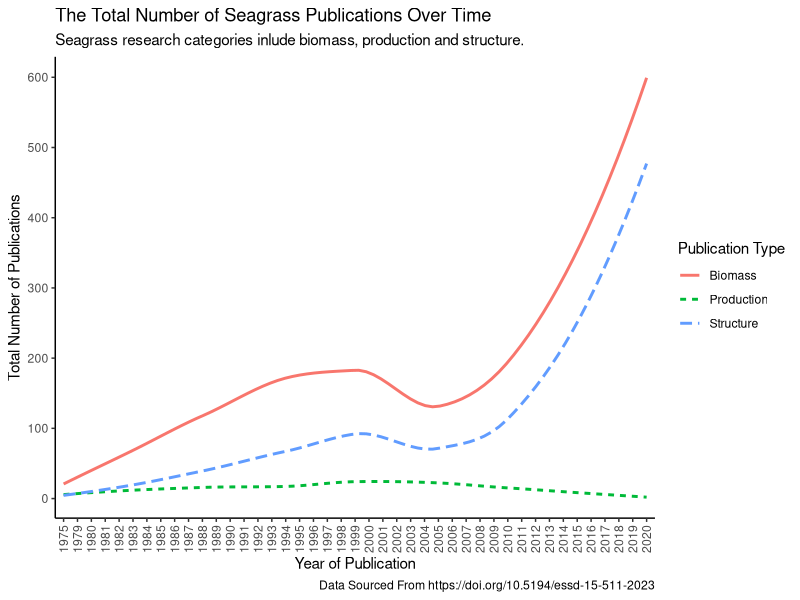
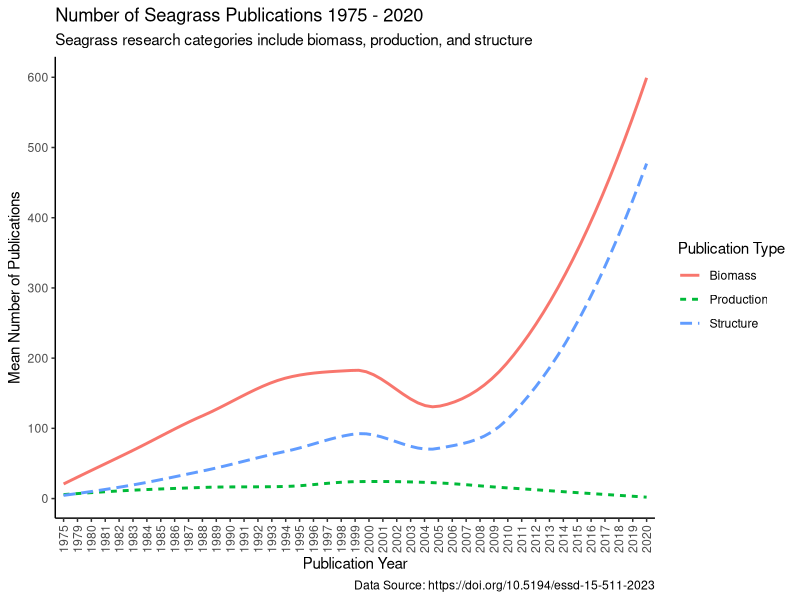
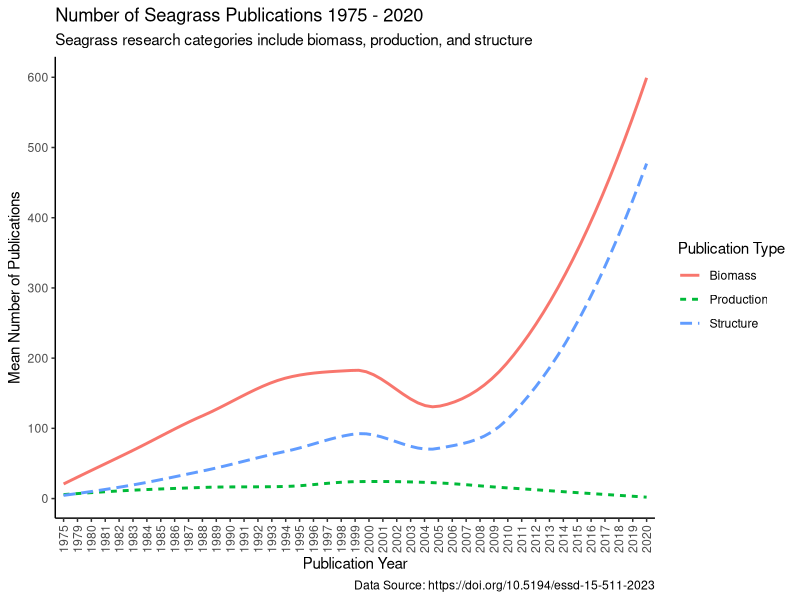

These charts were generated, in order, by the following R code:
## ---- chunk 1
knitr::opts_chunk$set(echo = TRUE)
## ---- chunk 2
library(tidyverse)
## ---- chunk 3
seagrass<-read.csv("../data/SeagrassPubs.csv") # Read in data.
## ---- chunk 4
head(seagrass) # Look at data.
summary(seagrass) # Get summary of data.
glimpse(seagrass) # Look at data
## ---- chunk 5
# Extract author and year from reference column and create new data frame with these two variables separated.
seagrass1 <- seagrass %>% 
  mutate(Author = str_extract(string = Reference, pattern = "(?<=,\\s).+"),
         PubYear = str_extract(string = Reference, pattern = "[0-9]+")) %>% 
  select(Author:PubYear)
# Combine the Column for publication year to the original data frame using cbind function.
Pubyear = seagrass1$PubYear
seagrass2 <- cbind(seagrass, Pubyear) 
## ---- chunk 6
biomass<-seagrass2 %>% # Create new data frame and select which data frame to pull data from.
  group_by(Pubyear) %>% # Group publications by year.
  select(Pubyear, Seagr.biom.above.dm..g.m..2.) %>% # Select which 2 variables we are interested in using to tally.
   drop_na(Seagr.biom.above.dm..g.m..2.) %>% # Remove na values to only count the years with publications.
    tally() # Use tally function to get information on number of publications.
colnames(biomass) <- c("Pubyear", "tally1") # Create new column names.

biomass1<-seagrass2 %>% # Create new data frame and select which data frame to pull data from.
  group_by(Pubyear) %>%  # Group publications by year.
  select(Pubyear, Seagr.biom.below.dm..g.m..2.) %>% # Select which 2 variables we are interested in using to tally.
  drop_na(Seagr.biom.below.dm..g.m..2.) %>% # Remove na values to only count the years with publications.
    tally() # Use tally function to get information on number of publications.
colnames(biomass1) <- c("Pubyear", "tally2") # Create new column names.

biomass2<-seagrass2 %>% # Create new data frame and select which data frame to pull data from.
  group_by(Pubyear) %>%  # Group publications by year.
  select(Pubyear, Seagr.biom.tot.dm..g.m..2.) %>% # Select which 2 variables we are interested in using to tally.
  drop_na(Seagr.biom.tot.dm..g.m..2.) %>% # Remove na values to only count the years with publications.
    tally() # Use tally function to get information on number of publications.
colnames(biomass2) <- c("Pubyear", "tally3") # Create new column names.


# Organise data into one dataframe.

TBmass1 <- biomass %>%
  full_join(biomass1) # Combine tally columns for biomass and biomass1 into one dataframe.


TBmass2 <- TBmass1 %>%
  full_join(biomass2)  # Combine tally columns for TBmass1 and biomass2 into one dataframe. That puts all three tally columns into one dataframe.



TBmass2$tally1<-as.numeric(TBmass2$tally1) # Make tally1 numeric.
TBmass2$tally2<-as.numeric(TBmass2$tally2) # Make tally2 numeric.
TBmass2$tally3<-as.numeric(TBmass2$tally3) # Make tally3 numeric.

TBmass2[is.na(TBmass2)] <- 0 # Make all NA values equal 0

TBmass2$TotalBiomass<-rowSums(TBmass2[ , c("tally1", "tally2", "tally3")]) # Create new variable TotalBiomass that calculates the sum for each row for each publication year.

## ---- chunk 7
Structure1<-seagrass2 %>% # Create new data frame and select which data frame to pull data from.
  group_by(Pubyear) %>% # Group publications by year.
  select(Pubyear, Seagr.cov....) %>% # Select which 2 variables we are interested in using to tally.
   drop_na(Seagr.cov....) %>% # Remove na values to only count the years with publications.
    tally() # Use tally function to get information on number of publications.
colnames(Structure1) <- c("Pubyear", "tally1") # Create new column names.

Structure2<-seagrass2 %>% # Create new data frame and select which data frame to pull data from.
  group_by(Pubyear) %>%  # Group publications by year.
  select(Pubyear, Seagr.shoot.dens....m..2.) %>% # Select which 2 variables we are interested in using to tally.
  drop_na(Seagr.shoot.dens....m..2.) %>% # Remove na values to only count the years with publications.
    tally() # Use tally function to get information on number of publications.
colnames(Structure2) <- c("Pubyear", "tally2") # Create new column names.

Structure3<-seagrass2 %>% # Create new data frame and select which data frame to pull data from.
  group_by(Pubyear) %>%  # Group publications by year.
  select(Pubyear, Seagr.leaf.dens....m..2.) %>% # Select which 2 variables we are interested in using to tally.
  drop_na(Seagr.leaf.dens....m..2.) %>% # Remove na values to only count the years with publications.
    tally() # Use tally function to get information on number of publications.
colnames(Structure3) <- c("Pubyear", "tally3") # Create new column names.



# Organise data into one dataframe.

TStructure1 <- Structure1 %>%
  full_join(Structure2) # Combine tally columns for Structure1 and Structure2 into one dataframe.


TStructure2 <- TStructure1 %>%
  full_join(Structure3)  # Combine tally columns for TStructure1 and Structure3 into one dataframe. That puts all three tally columns into one dataframe.



TStructure2$tally1<-as.numeric(TStructure2$tally1) # Make tally1 numeric.
TStructure2$tally2<-as.numeric(TStructure2$tally2) # Make tally2 numeric.
TStructure2$tally3<-as.numeric(TStructure2$tally3) # Make tally3 numeric.

TStructure2[is.na(TStructure2)] <- 0 # Make all NA values equal 0

TStructure2$TotalStructure<-rowSums(TStructure2[ , c("tally1", "tally2", "tally3")]) # Create new variable TotalBiomass that calculates the sum for each row for each publication year.

## ---- chunk 8
Production1<-seagrass2 %>% #Create new data frame and select which data frame to pull data from.
  group_by(Pubyear) %>% # Group publications by year.
  select(Pubyear, Seagr.prod.above.dm..g.m..2.day.) %>% # Select which 2 variables we are interested in using to tally.
   drop_na(Seagr.prod.above.dm..g.m..2.day.) %>% # Remove na values to only count the years with publications.
    tally() # Use tally function to get information on number of publications.
colnames(Production1) <- c("Pubyear", "tally1") # Create new column names.

Production2<-seagrass2 %>% #Create new data frame and select which data frame to pull data from.
  group_by(Pubyear) %>%  # Group publications by year.
  select(Pubyear, Seagr.prod.below.dm..g.m..2.day.) %>% # Select which 2 variables we are interested in using to tally.
  drop_na(Seagr.prod.below.dm..g.m..2.day.) %>% # Remove na values to only count the years with publications.
    tally() # Use tally function to get information on number of publications.
colnames(Production2) <- c("Pubyear", "tally2") # Create new column names.

Production3<-seagrass2 %>% #Create new data frame and select which data frame to pull data from.
  group_by(Pubyear) %>%  # Group publications by year.
  select(Pubyear, Seagr.prod.total.dm..g.m..2.day.) %>% # Select which 2 variables we are interested in using to tally.
  drop_na(Seagr.prod.total.dm..g.m..2.day.) %>% # Remove na values to only count the years with publications.
    tally() # Use tally function to get information on number of publications.
colnames(Production3) <- c("Pubyear", "tally3") # Create new column names.




# Organise data into one dataframe.

TProduction1 <- Production1 %>%
  full_join(Production2) # Combine tally columns for Structure1 and Structure2 into one dataframe.


TProduction2 <- TProduction1 %>%
  full_join(Production3)  # Combine tally columns for TStructure1 and Structure3 into one dataframe. That puts all three tally columns into one dataframe.



TProduction2$tally1<-as.numeric(TProduction2$tally1) # Make tally1 numeric.
TProduction2$tally2<-as.numeric(TProduction2$tally2) # Make tally2 numeric.
TProduction2$tally3<-as.numeric(TProduction2$tally3) # Make tally3 numeric.

TProduction2[is.na(TProduction2)] <- 0 # Make all NA values equal 0

TProduction2$TotalProduction<-rowSums(TProduction2[ , c("tally1", "tally2", "tally3")]) # Create new variable TotalBiomass that calculates the sum for each row for each publication year.


## ---- chunk 9
# Join data into new data frame df_new using left join function. Join TBmass2 and Tstructure2 joining using Pubyear.
df_new <- 
  left_join(TBmass2, TStructure2, by = 'Pubyear') %>% 
  mutate(Pubyear = replace_na(Pubyear, 0)) # Replace na values with 0.

# Join data into new data frame df_new2 using left join function. Join df_new and TProduction2 joining using Pubyear.
df_new2 <- 
  left_join(df_new, TProduction2, by = 'Pubyear') %>% 
  mutate(Pubyear = replace_na(Pubyear, 0)) # Replace na values with 0.

summary(df_new2) # Look at new dataframe.


# Remove unwanted variables.
df_new2 <- subset(df_new2, select = -(tally1))
df_new2 <- subset(df_new2, select = -(tally2))
df_new2 <- subset(df_new2, select = -(tally3))
df_new2 <- subset(df_new2, select = -(tally1.x))
df_new2 <- subset(df_new2, select = -(tally1.y))
df_new2 <- subset(df_new2, select = -(tally2.x))
df_new2 <- subset(df_new2, select = -(tally2.y))
df_new2 <- subset(df_new2, select = -(tally3.x))
df_new2 <- subset(df_new2, select = -(tally3.y))

TotalData <- df_new2 # Create new dataframe called TotalData using data in df_new2
TotalData[is.na(TotalData)] <- 0 # Make all NA values equal 0
TotalData <- filter(TotalData, !Pubyear %in% c(2030, 2031, 2032, 2033)) # Remove years 2030, 2031, 2032 and 2033 from Total Data.
TotalData # Look at TotalData.

summary(TotalData) # Get summary of data.

## ---- chunk 10
FinalData <- TotalData |> 
  pivot_longer( # Pivot longer is used to lengthen and reshape dataframe.
    cols = TotalBiomass:TotalProduction, # This line of code is telling which columns need to be reorganised, using the : we tell R that all columns between and including TotalBiomass and TotalProduction are being reshaped.
    names_to = "PublicationType", # This tells R that the reshaped columns will be organised under the new column called PublicationType.
    values_to = "value" # This function tells R that we want to create a new column called value for the data that was stored in the cells of the original columns.
  )
## ---- chunk 11
ggplot(FinalData, aes(x = Pubyear, y = value, group = PublicationType, linetype = PublicationType, colour = PublicationType)) + # Create mapping aesthetics.
  geom_smooth(se=F) + # Create smooth plot and remove the confidence interval ribbons.
  theme_classic() + # Use classic theme aesthetics.
  labs(
    title = "The Total Number of Seagrass Publications Over Time", # Label title.
    subtitle = "Seagrass research categories inlude biomass, production and structure.", # Create a subtitle.
    x = "Year of Publication", y = "Total Number of Publications", # Create axes labels.
     linetype = "Publication Type", color = "Publication Type",  # Adjust legend title. 
    caption = "Data Sourced From https://doi.org/10.5194/essd-15-511-2023" # Create caption title.
  ) + 
    scale_colour_discrete(labels = c("Biomass", "Production", "Structure")) + # Adjust the labels used for colour legend.
  scale_linetype_discrete(labels = c("Biomass", "Production", "Structure")) + # Adjust the labels used for linetype legend.
  scale_y_continuous(breaks = seq(0, 700, by = 100)) + # Adjust y axis scale.
  theme(axis.text.x = element_text(angle = 90, vjust = 0.5, hjust=1)) # Change the angle of x axis labels.

#ggsave("Seagrass_plot.pdf") # Save plot as a pdf.

## ---- chunk 12
TotalData %>%
  pivot_longer(cols = -Pubyear) %>%
  ggplot(aes(x = Pubyear, y = value, group = name, linetype = name, color = name)) +
  geom_smooth(se=F) + # Create smooth plot and remove the confidence interval ribbons
  theme_classic() +
  labs(
    title = "Number of Seagrass Publications 1975 - 2020",
    subtitle = "Seagrass research categories include biomass, production, and structure",
    caption = "Data Source: https://doi.org/10.5194/essd-15-511-2023",
    x = "Publication Year", y = "Mean Number of Publications",
    linetype = "Publication Type", color = "Publication Type"
  ) +
  scale_color_discrete(labels = c("Biomass", "Production", "Structure")) +
  scale_linetype_discrete(labels = c("Biomass", "Production", "Structure")) +
   scale_y_continuous(breaks = seq(0, 700, by = 100)) +
  theme(axis.text.x = element_text(angle = 90, vjust = 0.5, hjust=1))

ggsave("Seagrass_plot_Ivy.jpg") # Save plot as a jpg
